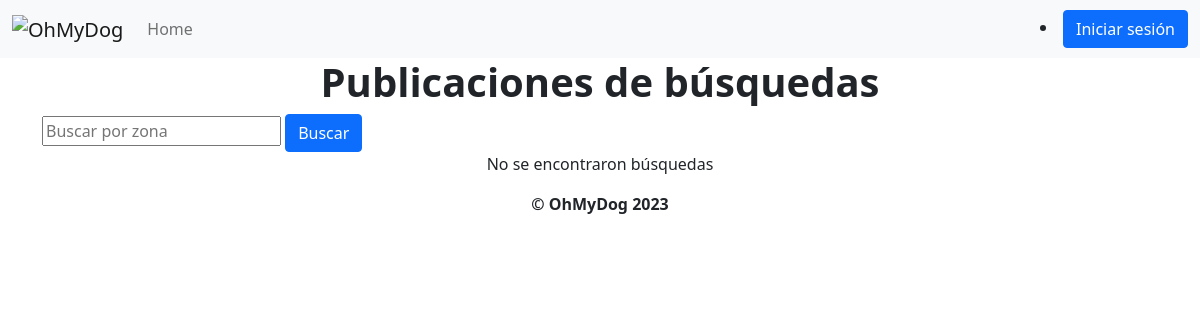
The page /publicaciones/busquedas on the database as committed earlier.
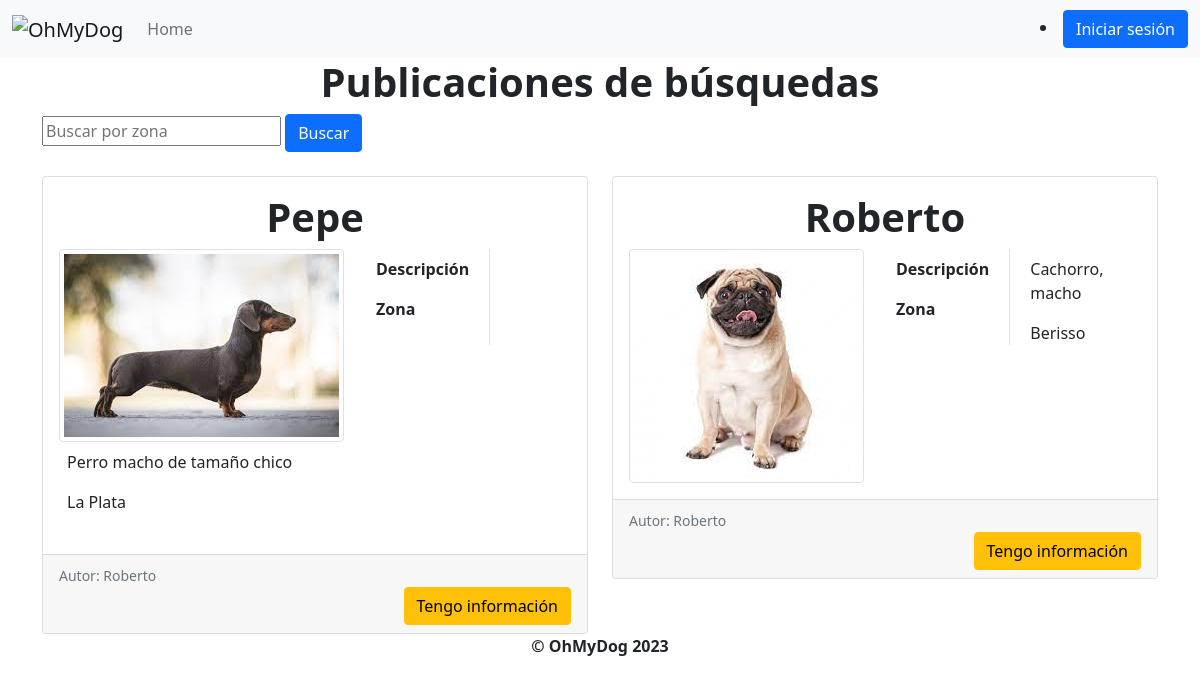
The same page on the database as committed later.
### OhMyDog/modelos/publicaciones/busquedas.py (models this page shows, shortened)
class Busqueda(models.Model):
    id = models.BigAutoField(primary_key=True)
    cliente = models.ForeignKey(Cliente, null=False, on_delete=models.CASCADE, related_name="busquedas")
    nombre = models.CharField(max_length=30)
    descripcion = models.TextField(null=True)
    zona = models.TextField()
    encontrado = models.BooleanField(default=False)
    foto = models.ImageField(upload_to="fotos/")

### OhMyDog/modelos/clientes/clientes.py (models this page shows, shortened)
class Cliente(models.Model):
    id = models.BigAutoField(primary_key=True)
    nombre = models.CharField(max_length=30)
    email = models.EmailField(max_length=30)
    telefono = models.CharField(max_length=20)
    habilitado = models.BooleanField(default=True)

### OhMyDog/views/publicaciones_busquedas.py (the view)
def listar_publicaciones_de_busquedas(request):
    zona = request.GET.get("zona", "")
    if request.user.is_authenticated and request.user.cliente:
        busquedas = listar_busquedas_no_mias_y_por_zona(request.user.cliente.id, zona)
        for busqueda in busquedas:
            if usuario_tiene_informacion_busqueda(busqueda, request.user.cliente) is None:
                busqueda.tiene_informacion = False
            else:
                busqueda.tiene_informacion = True
        return render(
            request,
            "listar_publicaciones_de_busquedas.html",
            {"busquedas": busquedas, "zona": zona, "cliente": request.user.cliente},
        )
    else:
        busquedas = listar_busquedas_por_zona(zona)
        return render(
            request, "listar_publicaciones_de_busquedas.html", {"busquedas": busquedas, "zona": zona, "cliente": None}
        )

### OhMyDog/modelos/publicaciones/__init__.py (called while the page is built)
def listar_busquedas_por_zona(zona):
    return Busqueda.objects.filter(zona__icontains=zona)

### OhMyDog/templates/listar_publicaciones_de_busquedas.html (shortened to what this page needs)
{% extends 'layout.html' %}
{% block content %}
<h1 style="text-align:center">Publicaciones de búsquedas</h1>
<div class="container bootstrap snippets bootdey">
    <form method="GET" action="{% url 'listar_publicaciones_de_busquedas' %}">
        <input
            type="text"
            name="zona"
            placeholder="Buscar por zona"
            value="{{ zona }}"
        />
        <button class="btn btn-primary" type="submit">Buscar</button>
    </form>
    {% if busquedas %}
        {% for busqueda in busquedas%}
            {% if forloop.counter0|divisibleby:2 %}
            <div class="row">
            {% endif %}
            <div class="col-sm-6" id="adopcionesContainer">
                <div class="card mt-4">
                    <div class="card-body">
                        <h1 class="card-title text-center">{{ busqueda.nombre }}</h1>
                        <div class="row">
                            <div class="col-auto">
                                <img src="{{ busqueda.foto.url }}" alt="Foto del perro" class="img-thumbnail" style="max-width: 350px; max-height: 350px;">
                            </div>
                            <div class="col-auto vertical-line">
                                <table class="table table-borderless">
                                    <tbody>
                                        <tr>
                                            <th>Descripción</th>
                                        </tr>
                                        <tr>
                                            <th>Zona</th>
                                        </tr>
                                    </tbody>
                                </table>
                            </div>
                            <div class="col">
                                <table class="table table-borderless">
                                    <tbody>
                                        <tr>
                                            <td>{{ busqueda.descripcion }}</td>
                                        </tr>
                                        <tr>
                                            <td>{{ busqueda.zona }}</td>
                                        </tr>
                                    </tbody>
                                </table>
                            </div>
                        </div>
                    </div>
                    <div class="card-footer">
                        <div class="row">
                            <p class="card-text"><small class="text-muted">Autor: {{ busqueda.cliente.nombre }}</small></p>
                        </div>
                        {%if not busqueda.encontrado%}
                        {%if not busqueda.tiene_informacion %}
                            {% if cliente %}
                            <div class="col text-end">
                                <form action="{% url 'tengo_informacion' %}" method="POST">
                                    {% csrf_token %}
                                    <input type="hidden" name="key1" value="{{cliente.email}}">
                                    <input type="hidden" name="key2" value="{{cliente.telefono}}">
                                    <input type="hidden" name="key2" value="{{cliente.nombre}}">
                                    <input type="hidden" name="busqueda_id" value="{{busqueda.id}}">
                                    <button type="submit" class="btn btn-warning">Tengo información</button>
                                </form>
                            </div>
                            {% else %}
                            <div class="col text-end">
                                <a type="button" class="btn btn-warning" id="me_interesa"
                                    onclick="mostrarPopupContacto(event, '{{ busqueda.nombre }}', '{{busqueda.cliente.email}}');"
                                    href="{% url 'tengo_informacion' %}">Tengo información
                                </a>
                            </div>
                            {% endif %}
                        {% endif %}
                        {%else%}
                            <div class="col text-end">
                                <p class="text-success" style="font-weight:bold">Encontrado</p>
                            </div>
                        {%endif%}
                    </div>
                </div>
            </div>
            {% if forloop.counter|divisibleby:2 or forloop.last %}
            </div>
            {% endif %}
        {% endfor %}
    {% else %}
        <p id="mensajeNoAdopciones" style="text-align: center">No se encontraron búsquedas</p>
    {% endif %}
</div>
{% endblock %}

### OhMyDog/templates/layout.html (shortened to what this page needs)
<!DOCTYPE html>
<html>
	<head>
		<link
			href="https://cdn.jsdelivr.net/npm/bootstrap@5.0.2/dist/css/bootstrap.min.css"
			rel="stylesheet"
		/>
	</head>
	<body>
		<header>
			<nav class="navbar navbar-expand-lg navbar-light bg-light">
				<div class="container-fluid">
					<a class="navbar-brand">
						<img src="http://imgfz.com/i/eq02Nh8.png" alt="OhMyDog" />
					</a>
					<div class="collapse navbar-collapse" id="navbarSupportedContent">
						<ul class="navbar-nav me-auto mb-2 mb-lg-0">
							{% if user.is_authenticated %}
								{% if user.is_staff %}
									<li class="nav-item">
										<a class="nav-link" href="{% url 'home' %}">Home</a>
									</li>
									<li class="nav-item">
										<a class="nav-link" href="{% url 'clientes' %}">Listar clientes</a>
									</li>
									<li class="nav-item">
										<a class="nav-link" href="{% url 'registrar_cliente' %}">Registrar cliente</a>
									</li>
									<li class="nav-item">
										<a class="nav-link" href="{% url 'solicitudes_de_turnos' %}">Solicitudes de turnos</a>
									</li>
									<li class="nav-item dropdown">
										<a
											class="nav-link dropdown-toggle"
											role="button"
											data-bs-toggle="dropdown"
											aria-expanded="false"
										>
											Publicaciones
										</a>
										<ul
											class="dropdown-menu"
											aria-labelledby="navbarDropdown"
										>
											<li>
												<a class="dropdown-item" href="{%url 'agregar_paseador_cuidador_al_mapa' %}"
													>Registrar paseador o cuidador</a
												>
											</li>
											<li>
												<a class="dropdown-item" href="agregar_campania_donacion"
													>Agregar campaña de donación</a
												>
											</li>
										</ul>
								</li>
								{% else %}
									<li class="nav-item">
										<a class="nav-link" href="{% url 'home' %}">Home</a>
									</li>
									<li class="nav-item">
										<a class="nav-link" href="{% url 'mis_datos' %}">Mis datos</a>
									</li>
									<li class="nav-item">
										<a class="nav-link" href="{% url 'mis_perros' %}">Mis perros</a>
									</li>
									<li class="nav-item">
										<a class="nav-link" href="{% url 'mis_turnos' %}">Mis turnos</a>
									</li>
									<li class="nav-item dropdown">
											<a
												class="nav-link dropdown-toggle"
												role="button"
												data-bs-toggle="dropdown"
												aria-expanded="false"
											>
												Mis publicaciones
											</a>
											<ul
												class="dropdown-menu"
												aria-labelledby="navbarDropdown"
											>
												<li>
													<a class="dropdown-item" href="{%url 'mis_adopciones' %}"
														>Adopciones</a
													>
												</li>
												<li>
													<a class="dropdown-item" href="{%url 'mis_busquedas' %}"
														>Búsquedas</a
													>
												</li>
												<li>
													<a class="dropdown-item" href="{%url 'mis_cruzas' %}"
														>Cruzas</a
													>
												</li>
											</ul>
									</li>
									<li class="nav-item">
										<a class="nav-link" href="{% url 'solicitar_turno' %}">Solicitar turno</a>
									</li>
								{% endif %}
							{% else %}
								<li class="nav-item">
									<a class="nav-link" href="{% url 'home' %}">Home</a>
								</li>
							{% endif %}
						</ul>
						{% if user.is_authenticated %}
							<li class="nav-item dropdown" style="border-radius: 6px; list-style-type: none;">
								<a class="btn {% if user.is_staff %} btn-primary {% else %} btn-success {% endif %} dropdown-toggle" href="#" id="navbarDropdown" role="button" data-bs-toggle="dropdown" aria-expanded="false">
									{{ user.mail }}
								</a>
								<ul class="dropdown-menu" aria-labelledby="navbarDropdown">
									<li>
										<a class="dropdown-item" href="{% url 'logout' %}">Cerrar sesión</a>
									</li>
								</ul>
							</li>
						{% else %}
							<li class="nav-item">
								<a class="btn btn-primary" id="iniciar_sesion" href="{% url 'login' %}">Iniciar sesión</a>
							</li>
						{% endif %}
					</div>
				</div>
			</nav>
		</header>
		<div class="content">
			{% block content %}{% endblock %}
		</div>
		<footer class="footer">
			<p style="text-align: center; font-weight: bold ">© OhMyDog 2023</p>
		</footer>
	</body>
</html>

### OhMyDog/templates/layout.html (style rules this page uses)
h1 { font-weight: bold; }

### OhMyDog/templates/listar_publicaciones_de_busquedas.html (style rules this page uses)
.vertical-line { border-right: 1px solid #dee2e6; height: 100%; }

Rows that differ between the two databases and show on the page:
added Busqueda: nombre "Pepe", foto (picture), descripcion "Perro macho de tamaño chico", zona "La Plata", cliente.nombre "Roberto"
added Busqueda: nombre "Roberto", foto (picture), descripcion "Cachorro, macho", zona "Berisso", cliente.nombre "Roberto"
Other text that changed with them:
text no longer shown: "No se encontraron búsquedas"
